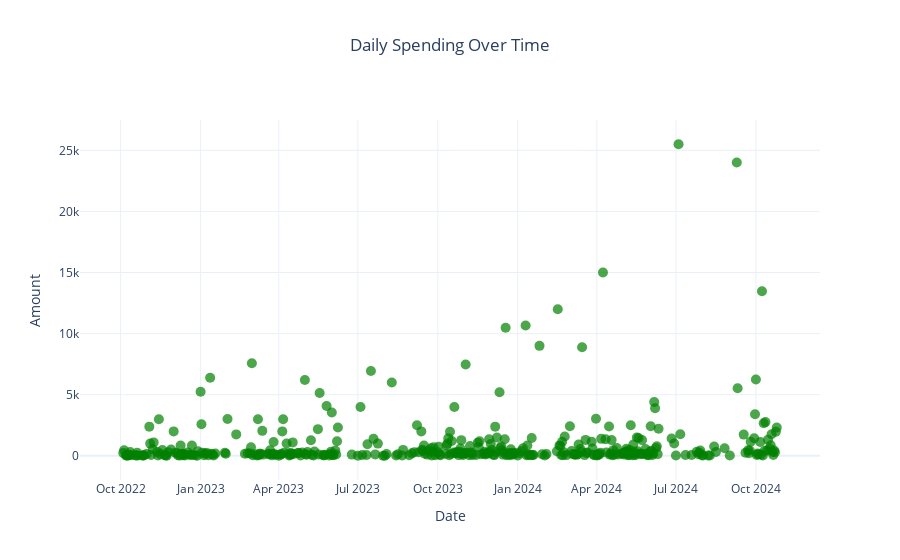

Notebook code for this chart:
### Code cell
import plotly.graph_objects as go
import numpy as np

# Generate a gradient bar based on the amount
fig = go.Figure()

# Add the gradient bar
fig.add_trace(
    go.Heatmap(
        z=[daily_spending['Amount']],  # Gradient based on Amount
        x=daily_spending['Date'],
        colorscale=[[0, 'white'], [1, 'darkgreen']],  # Gradient from white to dark green
        showscale=False,  # Hide the color scale legend
        hoverinfo='x+y',  # Show Date and Amount on hover
        xgap=0,  # No gap between cells
        ygap=0
    )
)

# Add your scatter plot on top
fig.add_trace(
    go.Scatter(
        x=daily_spending['Date'],
        y=daily_spending['Amount'],
        mode='markers',
        marker=dict(size=10, color='green', opacity=0.7),
        name='Spending'
    )
)

# Update layout for better title and axis positioning
fig.update_layout(
    title={
        'text': 'Daily Spending Over Time',
        'x': 0.5,
        'y': 0.93,
        'xanchor': 'center',
        'yanchor': 'top'
    },
    xaxis_title='Date',
    yaxis_title='Amount',
    template='plotly_white',
    margin=dict(t=120)
)

fig.show()

### Figure 1 — Plotly figure (JSON) as saved in the notebook; plotly's stock layout.template omitted (floating-point values rounded to 4 significant figures; data arrays with more than 128 entries replaced by an {"elided": "..."} marker saying what was removed)
{"data": [{"colorscale": [[0, "white"], [1, "darkgreen"]], "hoverinfo": "x+y", "showscale": false, "type": "heatmap", "x": {"elided": "390 str values"}, "xgap": 0, "ygap": 0, "z": {"elided": "1x390 float values"}}, {"marker": {"color": "green", "opacity": 0.7, "size": 10}, "mode": "markers", "name": "Spending", "type": "scatter", "x": {"elided": "390 str values"}, "y": {"elided": "390 float values"}}], "layout": {"margin": {"t": 120}, "title": {"text": "Daily Spending Over Time", "x": 0.5, "xanchor": "center", "y": 0.93, "yanchor": "top"}, "xaxis": {"title": {"text": "Date"}}, "yaxis": {"title": {"text": "Amount"}}}}
